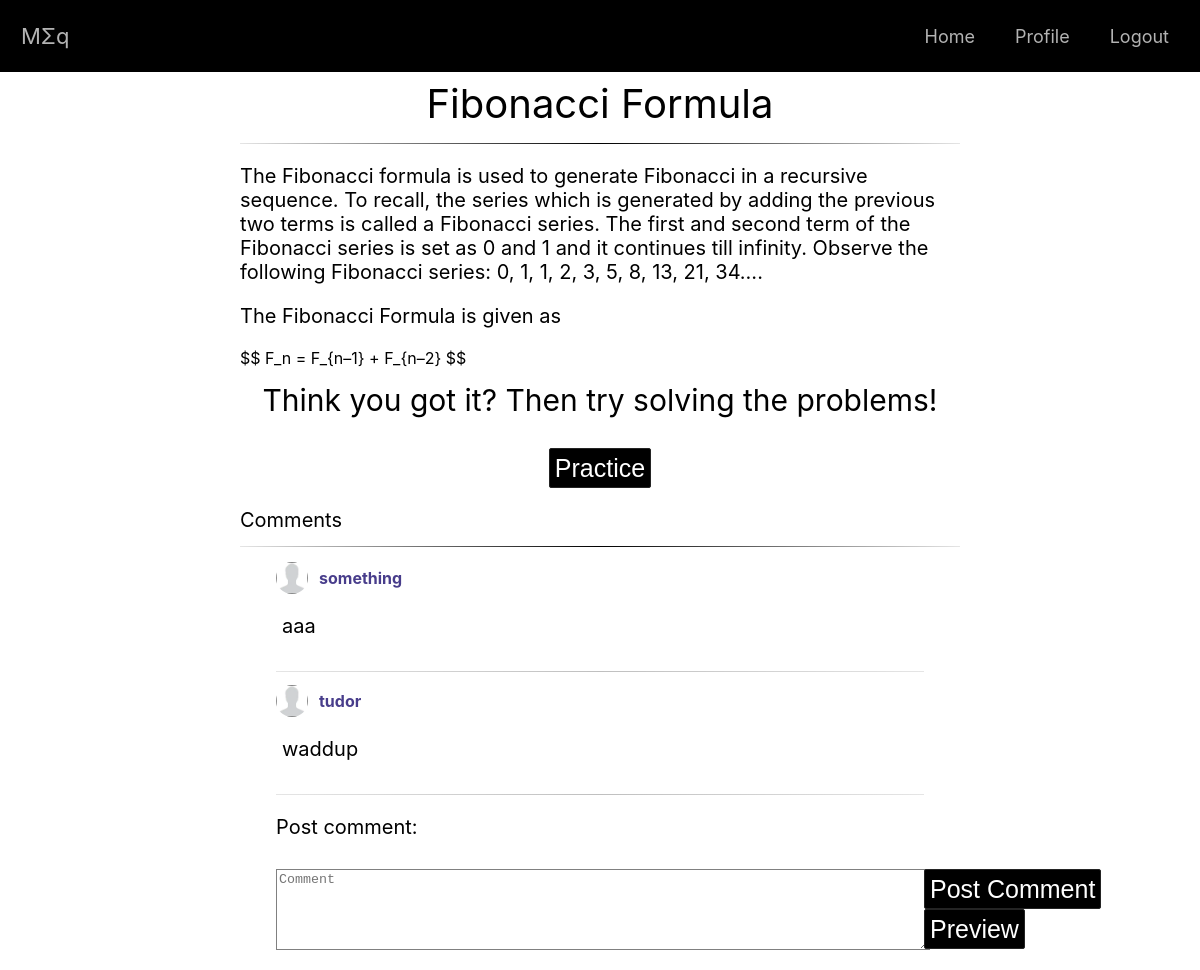
Screenshot of /postpage.php?id=2 (signed in) with the database file from the repository.
### tables this page shows
CREATE TABLE `quizzes` (
  `ID` int(11) NOT NULL,
  `ID_DOCUMENT` int(11) NOT NULL,
  `QUIZ_TITLE` varchar(50) DEFAULT 'Quiz',
  `CONTENT` longtext NOT NULL CHECK (json_valid(`CONTENT`)),
  `created_at` date DEFAULT current_timestamp(),
  `updated_at` timestamp NOT NULL DEFAULT current_timestamp()
);

CREATE TABLE `documents` (
  `ID` int(11) NOT NULL,
  `ID_USER` int(11) NOT NULL DEFAULT 1,
  `NAME` varchar(255) NOT NULL,
  `DESCRIPTION` varchar(255) NOT NULL DEFAULT 'No description available',
  `CONTENT` mediumtext NOT NULL,
  `created_at` date DEFAULT current_timestamp(),
  `updated_at` timestamp NOT NULL DEFAULT current_timestamp()
);

CREATE TABLE `comments` (
  `ID` int(11) NOT NULL,
  `ID_USER` int(11) NOT NULL,
  `ID_DOCUMENT` int(11) NOT NULL,
  `TEXT` varchar(1000) NOT NULL,
  `created_at` date DEFAULT current_timestamp(),
  `updated_at` timestamp NOT NULL DEFAULT current_timestamp()
);

CREATE TABLE `users` (
  `ID` int(11) NOT NULL,
  `USERNAME` varchar(30) NOT NULL,
  `PASSWORD` varchar(100) NOT NULL COMMENT 'password hash',
  `IMAGE_PATH` longtext DEFAULT 'data\\user\\default\\defaultavatar.png',
  `SCORE` int(5) NOT NULL DEFAULT 0,
  `ADMIN` BOOLEAN NOT NULL DEFAULT FALSE,
  `created_at` date DEFAULT current_timestamp(),
  `updated_at` timestamp NOT NULL DEFAULT current_timestamp()
);

### php/db_utils/database_conn.php (called while the page is built)
<?php
class BD{
    private static $conexiune_bd = NULL;
    public static function obtine_conexiune(){
        if (is_null(self::$conexiune_bd))
        {
            self::$conexiune_bd = new PDO('mysql:host='.DB_SERVER.';dbname='.DB_NAME, DB_USERNAME, DB_PASSWORD);
        }
        return self::$conexiune_bd;
    }
    public static function opreste_conexiune(){
        self::$conexiune_bd = NULL;
    }
}
?>

### php/posts/MPostContent.php (called while the page is built, shortened)
<?php
require_once __DIR__ . "/../db_utils/database_conn.php";
class MPostContent{
    public function getPostContent($id_document){
        $sql = 'SELECT d.ID, d.CONTENT, d.NAME, q.CONTENT as QUIZCONTENT from documents d
        left join quizzes q on q.id_document = d.id where d.id =' . $id_document;
        $stmt = BD::obtine_conexiune()->prepare($sql);
        $stmt -> execute ([
            'id' => $id_document
        ]);
        return $stmt;
    }
}
?>

### php/comments/MComment.php (called while the page is built, shortened)
<?php
require_once __DIR__ . "/../db_utils/database_conn.php";
class MComment{
    public function obtineComments($id_document){
        $sql = "SELECT USERNAME, ID_USER, IMAGE_PATH, TEXT from comments c
                    join users u on u.id = c.id_user where id_document = :id_document";
        $cerere = BD::obtine_conexiune()->prepare($sql);
        $cerere->execute([
            'id_document' => $id_document
        ]);
        return $cerere;
    }
}
?>

### php/comments/comments.php (called while the page is built, shortened)
<?php
require_once "MComment.php";
require_once "VComment.php";
require_once "CComment.php";
if(isset($_GET['id']))
    $control = new $controller("afiseazaComments", array($_GET['id']));
?>

### php/comments/VComment.php (the view)
<?php
    class VComment{
        private $comms;
        public function __construct($comm) {
            $this->comms = $comm;
        }
        public function oferaVizualizare(){
            if($this->comms->rowcount() === 0){
                echo 'No comments';
            } else{
                while($row = $this->comms->fetch(PDO::FETCH_ASSOC)){
                    echo '<div class="comment-imgwrapper">';
                    echo '<a class="user-container" href=profilepage.php?id=' . $row['ID_USER'] . '>';
                    echo '<img src="' . $row['IMAGE_PATH'] . '" alt="img" class="comment-img"/> <div class="comment-username">' . $row['USERNAME'] . '</div></div></a>';
                    echo '<div class="comment-content"><p>' . htmlspecialchars($row['TEXT'], ENT_QUOTES, 'UTF-8') . '</p></div>';
                    echo '<hr class="comment-divider-bar">';
                }
            }
        }
    }
?>

### postpage.php (shortened to what this page needs)
<!DOCTYPE html>
<head>
    <link rel="stylesheet" type = "text/css" href="css/style_postpage.css" />
    <link rel="stylesheet" type = "text/css" href="css/style_comment.css" />
    <link rel="stylesheet" type = "text/css" href="css/style_global.css" />
    <link rel="stylesheet" type = "text/css" href="css/navbar.css" />
    <link rel="stylesheet" href="https://cdnjs.cloudflare.com/ajax/libs/font-awesome/4.7.0/css/font-awesome.min.css">
</head>
<body>
    <?php include 'navbar.php'; ?>
    <div class="content">
    <?php include 'php/posts/content_query.php'; ?>
        <p id="comment-title">Comments</p>
        <hr class="section-divider-bar">
        <div class="comment-wrapper">
            <?php include 'php/comments/comments.php'; ?>
            <p>Post comment:</p>
            <div class="container-boxwrapper">
                <div class="comment-boxwrapper">
                    <form  method="POST" action="postpage.php">
                        <div class="comment-boxwrapper">
                            <textarea class="textinput" placeholder="Comment" name="comment"></textarea>
                        </div>
                        <div style="text-align: center; align-content: center;">
                            <input name="actiune" class="button-regular" type="submit" value="Post Comment" />
                            <button style="text-align:center" class="button-regular" onclick="enablePreview(); return false;">Preview</button>
                        </div>
                    </form>
                </div>
            </div>
        </div>
    </div>
</body>

### navbar.php (shortened to what this page needs)
<div class="nav-container">
    <nav class="navbar">
        <a href="index.html" class="logo">M&Sigma;q</a>
        <ul class="main-nav" id="js-menu">
            <li>
                <a href="#" class="nav-links">Home</a>
            </li>
<?php
  if ( isset($_SESSION["loggedin"]) && isset($_SESSION["userid"]) ) { ?>
            <li>
                <a href="profilepage.php?id= <?php echo $_SESSION["userid"]?>" class="nav-links">Profile</a>
            </li>
            <li>
                <a href="php/userAccount/logout.php" class="nav-links">Logout</a>
            </li>
        </ul>
    </nav>
  </div>
  <?php } ?>

### php/posts/content_query.php (shortened to what this page needs)
<?php
    require_once 'CPostContent.php';
    require_once 'MPostContent.php';
    require_once 'VPostContent.php';
    if(isset($_GET['id'])){
        $id = $_GET['id'];
        $controller = new CPostContent('showPostContent', array($id));
    }
    else {
        header("location: /meq/search.php");
    }
?>

### php/posts/CPostContent.php (shortened to what this page needs)
<?php
class CPostContent{
    public function __construct($action, $params) {
        $this->model = new MPostContent();
        if($action === 'showPostContent'){
            $data = $this->model->getPostContent($params[0]);
            $view = new VPostContent($data, $params[0]);
            $view->viewPostContent();
        }
    }
}
?>

### php/posts/VPostContent.php (shortened to what this page needs)
<?php
class VPostContent
{
    private $data;
    public function __construct($data)
    {
        $this->data = $data;
    }
    public function viewPostContent()
    {
        if ($this->data->rowcount() === 0) {
            echo '<div class="title-main">Post not found</div><hr class="section-divider-bar">';
            BD::opreste_conexiune();
            exit();
        } else {
            $row = $this->data->fetch(PDO::FETCH_ASSOC);
            echo '<div class="title-main">' . $row['NAME'] . '</div><hr class="section-divider-bar">';
            echo $row['CONTENT'];
            if($row['QUIZCONTENT'] != null && $row['QUIZCONTENT'] != '[]'){
                echo '<p style="text-align: center; font-size: 30px; margin-top: 2%;">Think you got it? Then try solving the problems! </p>
                    <div style="text-align: center; align-content: center;">
                        <button class="button-regular" type="button" onclick="window.location.href=(\'quiz.php?id=' . $row['ID'] . '\');">Practice</button>
                    </div>';
            }
        }
    }
    { ?>
<?php }
}
?>

### php/comments/CComment.php (shortened to what this page needs)
<?php
    class CComment{
        private $model;
        public function __construct($actiune, $parametri)
        {
            $this->model = new MComment();
            if ($actiune=="adaugaComment") $this->adaugaComment($parametri[0], $parametri[1], $parametri[2]);
            else $this->afiseazaComments($parametri[0]);
        }
        private function afiseazaComments($id_document){
            $comments = $this->model->obtineComments($id_document);
            $view = new VComment($comments);
            $view -> oferaVizualizare();
        }
    }
?>

### css/style_comment.css (style rules this page uses)
.comment-wrapper { margin-right: 5%; margin-left: 5%; }
.comment-imgwrapper { display: flex; align-items: center; }
.user-container { color: darkslateblue; display: flex; align-items: center; text-decoration: none; }
.comment-img { height: 32px; width: 32px; border-radius: 50%; margin-right: 5px; }
.comment-username { text-align: center; display: inline-block; font-weight: bold; margin-left: 6px; }
.comment-content { margin-left: 6px; margin-bottom: 10px; display: flex; flex-direction: row; text-align: left; }
.comment-boxwrapper { float: left; width: 100%; height: auto; margin-bottom: 10px; max-width: 820px; }
.container-boxwrapper { display: flex; max-width: 820px; margin: 0px auto; }
.textinput { resize: vertical; overflow: auto; }
#comment-title { margin-bottom: 2%; }
.comment-divider-bar { margin-top: 2%; margin-bottom: 2%; border: 0; height: 1px; background-image: linear-gradient(to right, rgba(0, 0, 0, 0.1), rgba(0, 0, 0, 0.25), rgba(0, 0, 0, 0.1)); }

### css/style_global.css (style rules this page uses)
body { margin: 0px; font-family: -apple-system, BlinkMacSystemFont, 'Segoe UI', Roboto, Oxygen, Ubuntu, Cantarell, 'Open Sans', 'Helvetica Neue', sans-serif; }
p { font-size: 20px; }
.content { margin-left: 20%; margin-right: 20%; }
.button-regular { height:40px; padding: 5px; border-radius: 2px; color: rgb(255, 255, 255); font-size: 25px; font-weight: 100; background-color: #000000; border: solid rgb(36, 36, 36) 1px; text-decoration: none; display: inline-block; cursor: pointer; text-align: center; }
.textinput { float: left; width: 100%; min-height: 75px; outline: none; border: 1px solid grey; }
.title-main { text-align: center; font-size: 40px; margin-top: 1%; margin-bottom: 1%; }
.section-divider-bar { margin-top: 2%; margin-bottom: 2%; border: 0; height: 1px; background-image: linear-gradient(to right, rgba(0, 0, 0, 0.1), rgba(0, 0, 0, 13.75), rgba(0, 0, 0, 0.1)); }

### css/navbar.css (style rules this page uses)
.navbar { font-size: 18px; background: black; border: 1px solid rgba(0, 0, 0, 0.2); padding-bottom: 10px; }
.main-nav { list-style-type: none; }
.nav-links, .logo { text-decoration: none; color: rgba(255, 255, 255, 0.7); }
.main-nav li { text-align: center; margin: 15px auto; }
.logo { display: inline-block; font-size: 22px; margin-top: 10px; margin-left: 20px; }
.main-nav { list-style-type: none; display: none; }
@media screen and (min-width: 768px) { .navbar { display: flex; justify-content: space-between; padding-bottom: 0; height: 70px; align-items: center; } }
@media screen and (min-width: 768px) { .main-nav { display: flex; margin-right: 30px; flex-direction: row; justify-content: flex-end; } }
@media screen and (min-width: 768px) { .main-nav li { margin: 0; } }
@media screen and (min-width: 768px) { .nav-links { margin-left: 40px; } }
@media screen and (min-width: 768px) { .logo { margin-top: 0; } }

### rows the page displays
quizzes: ID_DOCUMENT.NAME "Fibonacci Formula", ID_DOCUMENT.CONTENT "The Fibonacci formula is used to generate Fibonacci in a recursive sequence. To recall, the series which is generated by adding the previous two terms is called a Fibonacci series. The first and second term of the Fibonacci series is set as 0 and 1 and it continues till infinity. Observe the following Fibonacci series: 0, 1, 1, 2, 3, 5, 8, 13, 21, 34…. The Fibonacci Formula is given as $$ F_n = F_{n–1} + F_{n–2} $$"
comments: ID_USER.USERNAME "something", TEXT "aaa"
comments: ID_USER.USERNAME "tudor", TEXT "waddup"
